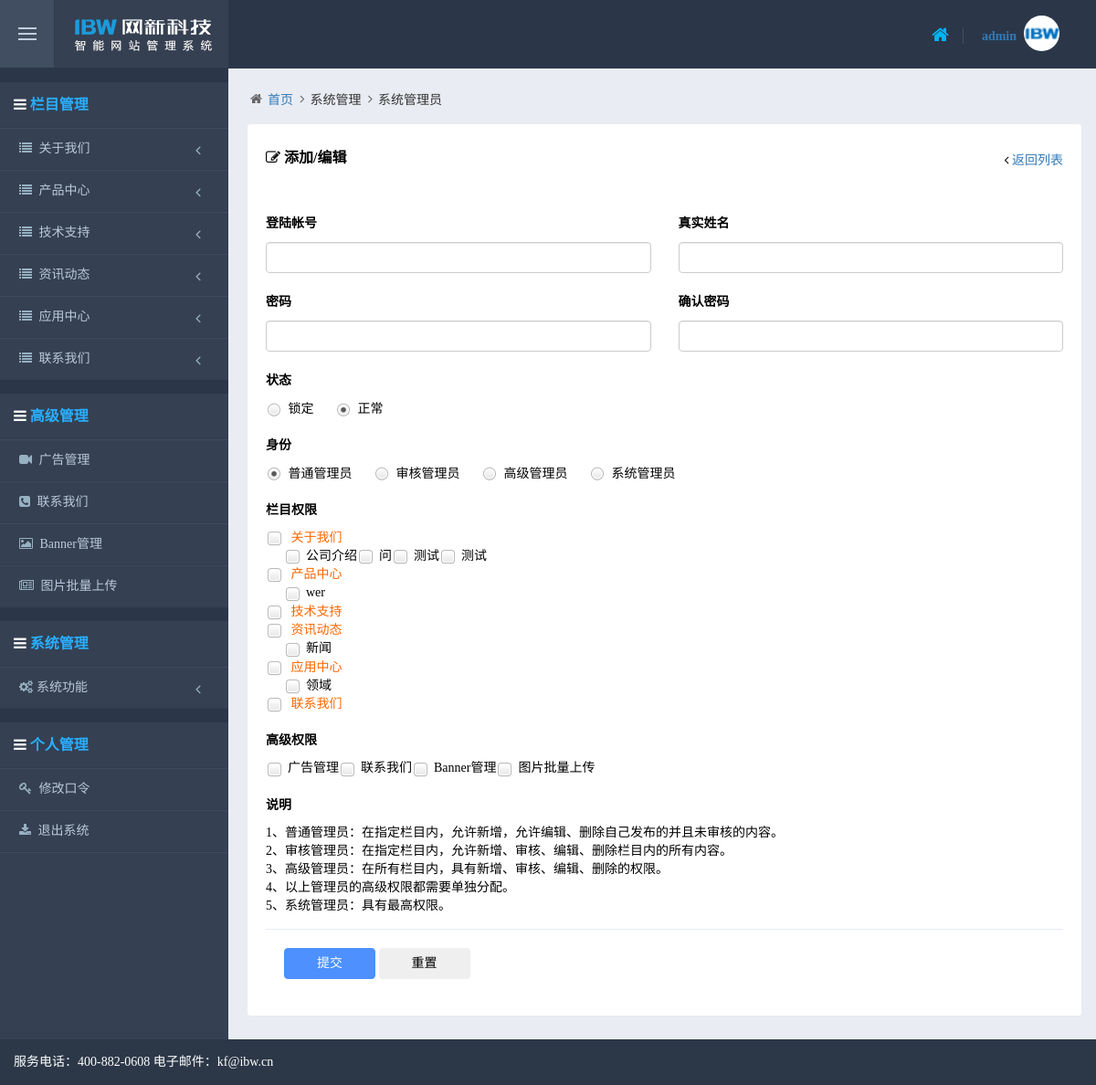
The page /manage/admin_edit.php (signed in) on the database its author committed.
### tables this page shows
CREATE TABLE `info_class` (
  `id` varchar(20) NOT NULL DEFAULT '',
  `sortnum` int(10) unsigned NOT NULL DEFAULT '0',
  `name` varchar(50) NOT NULL DEFAULT '',
  `pic` varchar(200) DEFAULT NULL,
  `content` text,
  `files` text,
  `info_state` varchar(10) NOT NULL DEFAULT '',
  `max_level` tinyint(1) unsigned NOT NULL DEFAULT '0',
  `has_sub` tinyint(1) unsigned NOT NULL DEFAULT '0',
  `sub_content` tinyint(1) unsigned NOT NULL DEFAULT '0',
  `sub_pic` tinyint(1) unsigned NOT NULL DEFAULT '0',
  `hasViews` tinyint(1) unsigned NOT NULL DEFAULT '0',
  `hasState` tinyint(1) unsigned NOT NULL DEFAULT '0',
  `hasPic` tinyint(1) unsigned NOT NULL DEFAULT '0',
  `hasAnnex` tinyint(1) unsigned NOT NULL DEFAULT '0',
  `hasIntro` tinyint(1) unsigned NOT NULL DEFAULT '0',
  `hasContent` tinyint(1) unsigned NOT NULL DEFAULT '0',
  `hasWebsite` tinyint(1) unsigned NOT NULL DEFAULT '0',
  `hasAuthor` tinyint(1) unsigned NOT NULL DEFAULT '0',
  `hasSource` tinyint(1) unsigned NOT NULL DEFAULT '0',
  `hasKeyword` tinyint(1) unsigned NOT NULL DEFAULT '0',
  `state` tinyint(1) unsigned NOT NULL DEFAULT '0',
  `hasPics` tinyint(1) unsigned DEFAULT '0',
  `hasPic2` tinyint(1) unsigned DEFAULT '0',
  `hasContent2` tinyint(1) unsigned DEFAULT '0',
  `hasContent3` tinyint(1) unsigned DEFAULT '0',
  `hasContent4` tinyint(1) unsigned DEFAULT '0',
  `hasContent5` tinyint(1) unsigned DEFAULT '0',
  `hasContent6` tinyint(1) unsigned DEFAULT '0',
  `en_name` varchar(50) DEFAULT NULL,
  `hasDescription` tinyint(1) NOT NULL DEFAULT '0',
  `keyword` varchar(200) DEFAULT NULL,
  `description` varchar(200) DEFAULT NULL,
  PRIMARY KEY (`id`),
  KEY `sortnum` (`sortnum`)
);

CREATE TABLE `advanced` (
  `id` int(10) unsigned NOT NULL DEFAULT '0',
  `sortnum` int(10) unsigned NOT NULL DEFAULT '0',
  `name` varchar(50) NOT NULL DEFAULT '',
  `default_file` varchar(50) NOT NULL DEFAULT '',
  `state` tinyint(1) unsigned NOT NULL DEFAULT '0',
  PRIMARY KEY (`id`),
  UNIQUE KEY `id` (`id`)
);

### config.php (called while the page is built, shortened)
<?
$config["db_host"] = "localhost";
$config["db_user"] = "root";
$config["db_pass"] = "root";
$config["db_name"] = "robox";

### include/onlyDB.php (called while the page is built, shortened)
<?
class onlyDB
{
	var $dbHost       = "";
	var $dbUser       = "";
	var $dbPassword   = "";
	var $dbName       = "";
	var $linkId;
	function onlyDB($dbHost, $dbUser, $dbPassword, $dbName = "")
	{
		$this->dbHost      = $dbHost;
		$this->dbUser      = $dbUser;
		$this->dbPassword  = $dbPassword;
		$this->dbName      = $dbName;
	}
	function connect()
	{
		$this->linkId = mysql_connect($this->dbHost, $this->dbUser, $this->dbPassword);
		if ($this->dbName)
		{
			return $this->select_db($this->dbName);
		}
		return true;
	}
	function select_db($dbName)
	{
		$rt = mysql_select_db($dbName);
		if (!$rt)
		{
			raise( new OnlyException( $this->error() ) );
		}
		else
		{
			$this->dbName = $dbName;
		}
		return $rt;
	}
	function query($query)
	{
		$rt = mysql_query($query, $this->linkId);
		return $rt;
	}
	function fetch_array($result, $fetchModule = MYSQL_ASSOC)
	{
		return mysql_fetch_array($result, $fetchModule);
	}
}
?>

### manage/isadmin.php (called while the page is built, shortened)
<?php
$session_admin_grade	= $_SESSION["ADMIN_GRADE"];
?>

### manage/admin_edit.php (the view, shortened to what this page needs)
<?
require(dirname(__FILE__) . "/isadmin.php");
require(dirname(__FILE__) . "/config.php");
$id = (int)$_GET["id"];
$listUrl = "admin_list.php";
if ($id < 1)
{
	$grade = 5;
	$state = 1;
}
?>
<!DOCTYPE html>
<html lang="zh-CN">
<head>
<link href="themes/plugins/bootstrap/css/bootstrap.min.css" rel="stylesheet" />
<link href="themes/fonts/font-awesome/css/font-awesome.min.css" rel="stylesheet" />
<link href="themes/plugins/uniform/css/uniform.default.css" rel="stylesheet" />
<link href="themes/css/shy.css" rel="stylesheet" />
<link href="themes/css/shy-skin.css" rel="stylesheet" />
</head>
<body>
<?
	require_once("header.php");
?>
<div class="page-container clearfix">
	<div class="page-content-wrapper">
		<?
		require_once("menu.php");
		?>
		<div class="page-content">
			<ul class="page-breadcrumb breadcrumb">
				<li><i class="fa fa-home"></i><a href="index.php">首页</a></li>
				<li><i class="fa fa-angle-right"></i>系统管理</li>
				<li><i class="fa fa-angle-right"></i><span class="active">系统管理员</span></li>
			</ul>
			<div class="row">
				<div class="col-md-12">
					<div class="portlet light edit-panel">
						<div class="portlet-title">
							<div class="row">
								<div class="col-md-6 col-sm-6">
		                            <div class="caption font-red-sunglo"> <i class="fa fa-edit"></i> <strong class="caption-subject uppercase">添加/编辑</strong></div>
	                            </div>
	                            <div class="col-md-6  col-sm-6 hidden-xs">
	                            	<div class="actions pull-right"> <i class="fa fa-angle-left"></i> <a href="<?=$listUrl?>">返回列表</a></div>
	                            </div>
	                         </div>
                        </div>
                        <div class="portlet-body">
 							<form class="form" name="editForm" method="post" onSubmit="return check(this);">
 								<div class="form-group">
 									<div class="row">
										<div class="col-md-6">
		                                    <label class="control-label">登陆帐号</label>
		                                    <div class="input-icon">
												<input type="text" class="form-control"  name="name" value="<?=$name?>" >
											</div>
										</div>
										<div class="col-md-6">
		                                    <label class="control-label">真实姓名</label>
		                                    <div class="input-icon">
												<input type="text" class="form-control"  name="realname" value="<?=$realname?>" >
											</div>
										</div>
									</div>
                                </div>
                                <div class="form-group">
 									<div class="row">
										<div class="col-md-6">
		                                    <label class="control-label">密码</label>
		                                    <div class="input-icon">
												<input type="password" class="form-control"  name="pass" value="<?=$pass?>" >
											</div>
										</div>
										<div class="col-md-6">
		                                    <label class="control-label">确认密码</label>
		                                    <div class="input-icon">
												<input type="password" class="form-control"  name="pass2" value="<?=$pass?>" >
											</div>
										</div>
									</div>
                                </div>
                                <div class="form-group">
                                	<label class="control-label">状态</label>
									<div class="checkbox-list">
										<label class="checkbox-inline"><input type="radio" class="checkbox" name="state" value="0" <?if($state == 0) echo "checked"?> /> 锁定</label>
										<label class="checkbox-inline"><input type="radio" class="checkbox" name="state" value="1" <?if($state == 1) echo "checked"?> /> 正常</label>
									</div>
                                </div>
                                <div class="form-group">
                                	<label class="control-label">身份</label>
									<div class="checkbox-list">
										<label class="checkbox-inline"><input type="radio" class="checkbox" name="grade" value="5"<? if ($grade == 5) echo " checked";?> /> 普通管理员</label>
										<label class="checkbox-inline"><input type="radio" class="checkbox" name="grade" value="6"<? if ($grade == 6) echo " checked";?> /> 审核管理员</label>
										<label class="checkbox-inline"><input type="radio" class="checkbox" name="grade" value="7"<? if ($grade == 7) echo " checked";?> /> 高级管理员</label>
										<label class="checkbox-inline"><input type="radio" class="checkbox" name="grade" value="8"<? if ($grade == 8) echo " checked";?> /> 系统管理员</label>
									</div>
                                </div>
                                <div class="form-group">
                                	<label class="control-label">栏目权限</label>
                                	<table cellpadding="5" cellspacing="5" class="editTable">
			                        	<?
			                            $sql = "select id, name from info_class where id like '" . CLASS_SPACE . "' order by sortnum asc";
										$rst = $db->query($sql);
										while ($row = $db->fetch_array($rst)){
										?>
										<tr>
											<td colspan="6"><input type="checkbox" name="class_id[]" value="<?=$row["id"]?>"<? if (hasInclude($class_id, $row["id"]) == true) echo " checked"?>> <font color="#FF6600"><?=$row["name"]?></font></td>
										</tr>
		                                <?
		                                $sql = "select id, name from info_class where id like '" . $row["id"] . CLASS_SPACE . "' order by sortnum asc";
										$rst2 = $db->query($sql);
										$i = 1;
										while ($row2 = $db->fetch_array($rst2)){
											if ($i % 5 == 1) echo "<tr><td width='20'></td>";
										?>
		                                    <td><input type="checkbox" name="class_id[]" value="<?=$row2["id"]?>"<? if (hasInclude($class_id, $row2["id"]) == true) echo " checked"?>><?=$row2["name"]?></td>
										<?
											$i++;
										}
											while ($i % 5 != 1){
												echo "<td>&nbsp;</td>";
												$i++;
												if ($i % 5 == 1) echo "</tr>";
											}
			                            }
			                            ?>
									</table>
                                </div>
                                <div class="form-group">
                                	<label class="control-label">高级权限</label>
                                	<table class="editTable" >
										<?
			                            $sql = "select id, name from advanced where state=1 order by sortnum asc";
										$rst = $db->query($sql);
										$i = 1;
										while ($row = $db->fetch_array($rst))
										{
											if ($i % 5 == 1) echo "<tr>";
										?>
			                                <td><input type="checkbox" name="advanced_id[]" value="<?=$row["id"]?>"<? if (hasInclude($advanced_id, $row["id"]) == true) echo " checked"?>><?=$row["name"]?></td>
										<?
											$i++;
			                            }
										while ($i % 5 != 1)
										{
											echo "<td>&nbsp;</td>";
											$i++;
											if ($i % 5 == 1) echo "</tr>";
										}
										?>
									</table>
                                </div>
                                <div class="form-group">
                                	<label class="control-label">说明</label>
                                	<div class="input-icon">
                                		1、普通管理员：在指定栏目内，允许新增，允许编辑、删除自己发布的并且未审核的内容。<br />
				                        2、审核管理员：在指定栏目内，允许新增、审核、编辑、删除栏目内的所有内容。<br />
				                        3、高级管理员：在所有栏目内，具有新增、审核、编辑、删除的权限。<br />
				                        4、以上管理员的高级权限都需要单独分配。<br />
				                        5、系统管理员：具有最高权限。<br />
                                	</div>
                                </div>
                                <div class="form-actions">
                                    <button type="submit" class="btn blue">提交</button>
                                    <button type="button" class="btn default">重置</button>
                                </div>
 							</form>
 						</div>
                    </div>
                </div>
            </div>
		</div>
	</div>
</div>
<?
	require_once("foot.php");
?>
</body>
</html>

### manage/menu.php (shortened to what this page needs)
<?
$db = new onlyDB($config["db_host"], $config["db_user"], $config["db_pass"], $config["db_name"]);
?>
<div class="page-sidebar-wrapper">
	<div class="page-sidebar navbar-collapse collapse">
		<ul class="page-sidebar-menu" data-slide-speed="200">
			<li class="heading"> <i class="fa fa-navicon"></i> 栏目管理</li>
            <?
            $sql = "select id, name, state from info_class where id like '" . CLASS_SPACE . "' order by sortnum asc";
			$rst = $db->query($sql);
			while ($row = $db->fetch_array($rst))
			{
				if ($session_admin_grade == ADMIN_HIDDEN || $session_admin_grade == ADMIN_SYSTEM || $session_admin_grade == ADMIN_ADVANCED || hasBegin4Include($session_admin_popedom, $row["id"]) == true)
				{
			?>
			<li class="nav-item">
				<a href="javascript:;" class="nav-toggle"> <i class="fa fa-list"></i> <span class="title"><?=$row["name"]?></span><span class="arrow"></span></a>
					<?
					$sql  = "select id, name from info_class where id like '" . $row["id"] . CLASS_SPACE . "' order by sortnum asc";
					?>
			</li>
			<?
				}
            }
            if ($session_admin_grade == ADMIN_HIDDEN || $session_admin_grade == ADMIN_SYSTEM || count($session_admin_advanced) > 0)
			{
			?>
			<li class="heading"> <i class="fa fa-navicon"></i> 高级管理</li>
        	<?
        		if ($session_admin_grade == ADMIN_HIDDEN){
				$sql = "select id, name, default_file from advanced where state>0 order by sortnum asc limit 20";
				}else{
				$sql = "select id, name, default_file from advanced where state=1 order by sortnum asc limit 20";
				}
				$rst = $db->query($sql);
				while ($row = $db->fetch_array($rst))
				{
					if ($session_admin_grade == ADMIN_HIDDEN || $session_admin_grade == ADMIN_SYSTEM || hasInclude($session_admin_advanced, $row["id"]) == true)
					{
				?>
				<li class="nav-item">
					<a href="<?=$row["default_file"]?>" class="nav-toggle"> <i class="fa fa-ico<?=$row["id"]?>"></i> <span class="title"><?=$row["name"]?></span></a>
	            </li>
				<?
					}
	            }
	        ?>
			<?
            }
            if ($session_admin_grade == ADMIN_HIDDEN || $session_admin_grade == ADMIN_SYSTEM)
			{
			?>
			<li class="heading"> <i class="fa fa-navicon"></i> 系统管理</li>
			<li class="nav-item"><a href="javascript:;" class="nav-toggle"><i class="fa fa-cogs"></i><span  class="title">系统功能</span><span class="arrow"></span> </a>
			</li>
			<?
            }
			?>
			<li class="heading"> <i class="fa fa-navicon"></i> 个人管理</li>
			<li class="nav-item"><a href="admin_changepass.php" class="nav-toggle"> <i class="fa fa-key"></i> <span class="title">修改口令</span></a></li>
			<li class="nav-item"><a href="logout.php" class="nav-toggle" onClick="if (confirm('确定要退出吗？')) return true; else return false;"> <i class="fa  fa-download"></i> <span class="title">退出系统</span></a></li>
		</ul>
	</div>
</div>

### rows shown on the page
info_class: name "关于我们"
info_class: name "产品中心"
info_class: name "技术支持"
info_class: name "资讯动态"
info_class: name "应用中心"
info_class: name "联系我们"
advanced: name "广告管理"
advanced: name "联系我们"
advanced: name "Banner管理"
advanced: name "图片批量上传"
info_class: name "公司介绍"
info_class: name "问"
info_class: name "测试"
info_class: name "测试"
info_class: name "wer"
info_class: name "新闻"
info_class: name "领域"

### other values the page prints
$_SESSION["ADMIN_NAME"] "admin"
